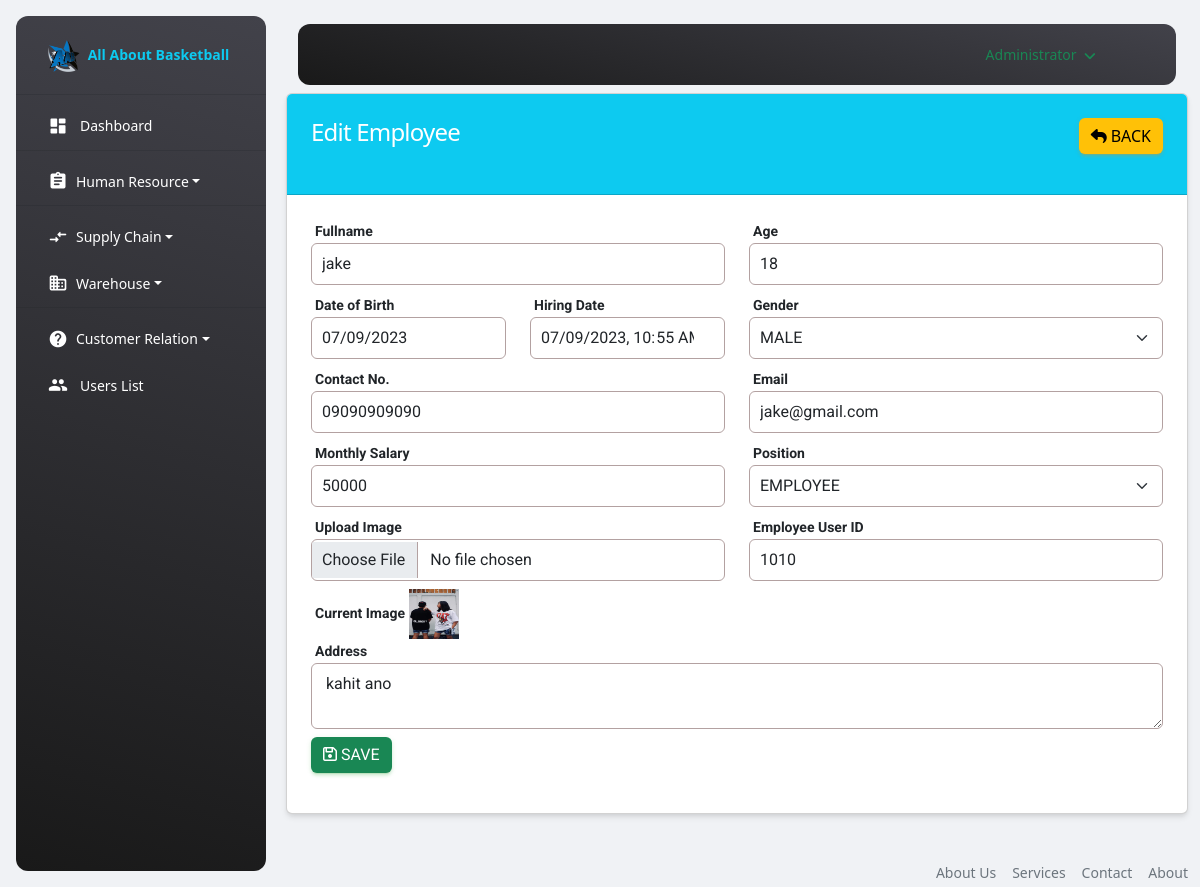
The app's page /admin/edit-employee.php?id=11 (signed in) with its own data.
### tables this page shows
CREATE TABLE `employee` (
  `id` int(11) NOT NULL,
  `emp_id` int(11) NOT NULL,
  `name` text NOT NULL,
  `age` int(3) NOT NULL,
  `date_birth` date NOT NULL DEFAULT current_timestamp(),
  `date_hiring` datetime NOT NULL DEFAULT current_timestamp(),
  `gender` text NOT NULL,
  `contact` varchar(11) NOT NULL,
  `salary` int(255) NOT NULL,
  `email` varchar(255) NOT NULL,
  `position` text NOT NULL,
  `image` varchar(255) NOT NULL,
  `address` varchar(255) NOT NULL,
  `created_at` timestamp NOT NULL DEFAULT current_timestamp()
);

### functions/myfunctions.php (called while the page is built, shortened)
<?php
include('../config/dbcon.php');
function getByID($table, $id)
{
    global $con;
    $query = "SELECT * FROM $table WHERE id = '$id'";
    return $query_run = mysqli_query($con, $query);
    exit();
}
?>

### admin/edit-employee.php (the view, shortened to what this page needs)
<?php
include('includes/header.php');
?>
<div class="container">
    <div class="row">
       <div class="col-md-12">
           <?php
            if(isset($_GET['id']))
            {
                $id = $_GET['id'];
                $employees = getByID("employee", $id);
                if(mysqli_num_rows($employees) > 0)
                {
                    $data = mysqli_fetch_array($employees);
                    ?>
                        <div class="card">
                            <div class="card-header bg-info">
                                <h4 class="text-white">Edit Employee
                                    <a href="employee.php" class = "btn btn-warning float-end"><i class="fa fa-reply me-1"></i>Back</a>
                                </h4>
                            </div>
                            <div class="card-body">
                                <form action="code.php" method="POST" enctype="multipart/form-data">
                                    <div class="row">
                                        <div class="col-md-6">
                                            <label class="mb-0 text-dark fw-bold" for="">Fullname</label>
                                            <input type="text" required name="e_name" placeholder="Enter Fullname" value = "<?= $data['name'];?>" class="form-control mb-2" autocomplete="off" pattern="[A-Za-z\s]+" title="Please enter alphabetic characters only (whitespace allowed)" oninput="this.value = this.value.replace(/[^A-Za-z\s]/g, '')">
                                        </div>
                                        <div class="col-md-6">
                                                <label class ="mb-0 text-dark fw-bold" for="">Age</label>
                                                <input type="text"  name = "e_age" value = "<?= $data['age'];?>" placeholder = "Enter Age" class="form-control mb-2">
                                        </div>
                                        <div class="col-md-3">
                                                    <label class="mb-0 text-dark fw-bold" for=""> Date of Birth</label>
                                                    <br>
                                                    <input type="date" name="e_date" class="form-control" value="<?= $data['date_birth'];?>" readonly>
                                                </div>
                                                <div class="col-md-3">
                                                    <label class="mb-0 text-dark fw-bold" for=""> Hiring Date</label>
                                                    <br>
                                                    <input type="datetime-local"  name="e_date_hiring_local" class="form-control" value="<?= $data['date_hiring'];?>" readonly>
                                                </div>
                                                <div class="col-md-6">
                                                    <label class="mb-0 text-dark fw-bold" for="sizeSelect">Gender</label>
                                                        <select id="sizeSelect" name="e_gender" class="form-select mb-2">
                                                        <option hidden value="<?= $data['gender'] ?>"><?= $data['gender'] ?></option>
                                                        </select>
                                                </div>
                                                <div class="col-md-6">
                                                    <label class="mb-0 text-dark fw-bold" for="">Contact No.</label>
                                                    <input type="tel" required name="e_contact" value="<?= $data['contact'] ?>" placeholder="Enter Contact" class="form-control mb-2" autocomplete="off" onkeypress="return event.charCode >= 48 && event.charCode <= 57" oninput="javascript: if (this.value.length > this.maxLength) this.value = this.value.slice(0, this.maxLength);" maxlength="11">
                                                </div>
                                                <div class="col-md-6">
                                                <label class="mb-0 text-dark fw-bold" for="">Email</label>
                                                <input type="email" name="e_email" placeholder="Enter email" value="<?= $data['email'];?>" class="form-control mb-2" autocomplete="off" >
                                            </div>
                                            <div class="col-md-6">
                                                    <label class ="mb-0 text-dark fw-bold" for="">Monthly Salary</label>
                                                    <input type="number"  name = "e_salary" placeholder = "Enter Salary" value="<?= $data['salary'];?>" class="form-control mb-2" autocomplete="off" onkeypress="return event.charCode >= 48 && event.charCode <= 57">
                                            </div>
                                            <div class="col-md-6">
                                                    <label class="mb-0 text-dark fw-bold" for="sizeSelect">Position</label>
                                                        <select id="sizeSelect" name="e_position" class="form-select mb-2">
                                                        <option hidden value="<?= $data['position'] ?>"><?= $data['position'] ?></option>
                                                        </select>
                                                </div>
                                            <div class="col-md-6">
                                                <label class ="mb-0 text-dark fw-bold" for="">Upload Image</label>
                                                <input type="file" name = "image" class="form-control mb-2"></input>
                                                <label class ="mb-0 text-dark fw-bold" for="">Current Image</label>
                                                <img src="../uploads/<?= $data['image'];?>" alt="Product image" height="50px" width="50px">
                                            </div>
                                            <div class="col-md-6">
                                                    <label class ="mb-0 text-dark fw-bold" for="">Employee User ID</label>
                                                    <input type="number"  name = "e_emp_id"  value = "<?= $data['emp_id'];?>" placeholder = "Enter ID" class="form-control mb-2" autocomplete="off" onkeypress="return event.charCode >= 48 && event.charCode <= 57" readonly>
                                                </div>
                                            <div class="col-md-12">
                                                <label class="mb-0 text-dark fw-bold" for="">Address</label>
                                                <textarea rows="2" name="e_address"  placeholder="Enter Address" class="form-control mb-2" autocomplete="off"> <?= $data['address'];?> </textarea>
                                            </div>
                                            <div class="col-md-12">
                                                <button type="submit" class="btn btn-success" name="update_emp_btn"><i class="fa fa-save me-1"></i>Save</button>
                                            </div>
                                        </div>
                                    </form>
                            </div>
                        </div>
                    <?php
                }
                else
                {
                   echo "Product not found";
                }
            }
            else
            {
               echo "Id missing from url";
            }
           ?>
       </div>
    </div>
</div>
    <?php include('includes/footer.php'); ?>

### admin/includes/header.php (style rules this page uses)
.form-control { border: 1px solid #b3a1a1 !important; padding: 8px 10px; }
.form-select { border: 1px solid #b3a1a1 !important; padding: 8px 10px; }

### records on screen
employee: e_name "jake", e_age "18", e_date "07/09/2023", e_date_hiring_local "07/09/2023 10:55", e_gender "MALE", e_contact "09090909090", e_email "jake@gmail.com", e_salary "50000", e_position "EMPLOYEE", image (picture), e_emp_id "1010", e_address "kahit ano"

### other values on screen
$_SESSION['auth_user']['name'] "Administrator"
